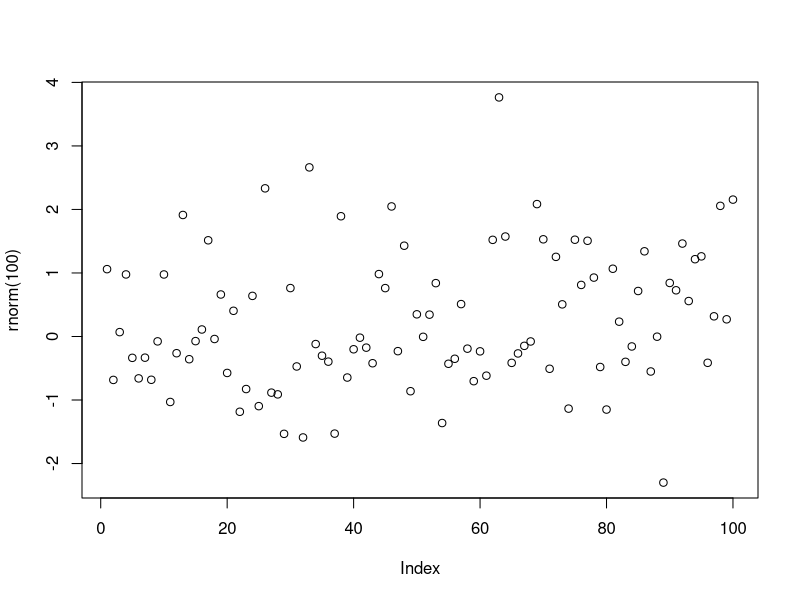

This figure's R source:
## ---- chunk 1
# O chunk é um mini script dentro do relatório.

3*2

obj <- 10
## ---- chunk 2
plot(rnorm(100))
